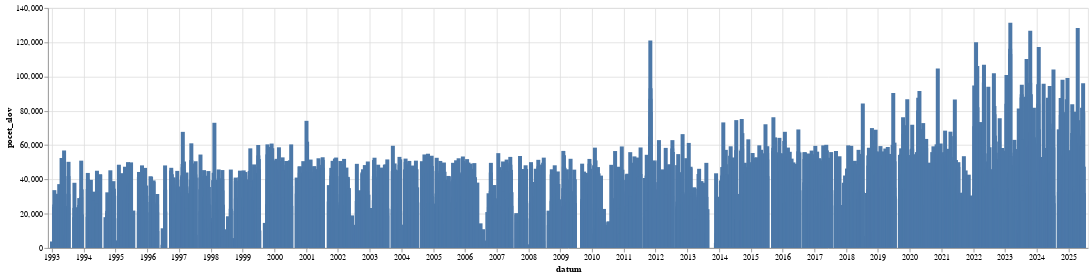

Write notebook code for a chart like this one.
### Code cell
alt.Chart(
    df.group_by_dynamic(index_column="datum",every="3m").agg(pl.col("pocet_slov").sum()).to_pandas(),
    width=1300
).mark_bar(
).encode(
    alt.X("datum:T"),
    alt.Y("pocet_slov:Q")
)

### Figure 1 — Vega-Lite specification as saved in the notebook (floating-point values rounded to 4 significant figures; data arrays with more than 128 entries replaced by an {"elided": "..."} marker saying what was removed)
{"config": {"view": {"continuousWidth": 300, "continuousHeight": 300}}, "data": {"name": "data-59300c95d428898561dff6f8a262075e"}, "mark": {"type": "bar"}, "encoding": {"x": {"field": "datum", "type": "temporal"}, "y": {"field": "pocet_slov", "type": "quantitative"}}, "width": 1300, "$schema": "https://vega.github.io/schema/vega-lite/v5.8.0.json", "datasets": {"data-59300c95d428898561dff6f8a262075e": {"elided": "2187 records"}}}
